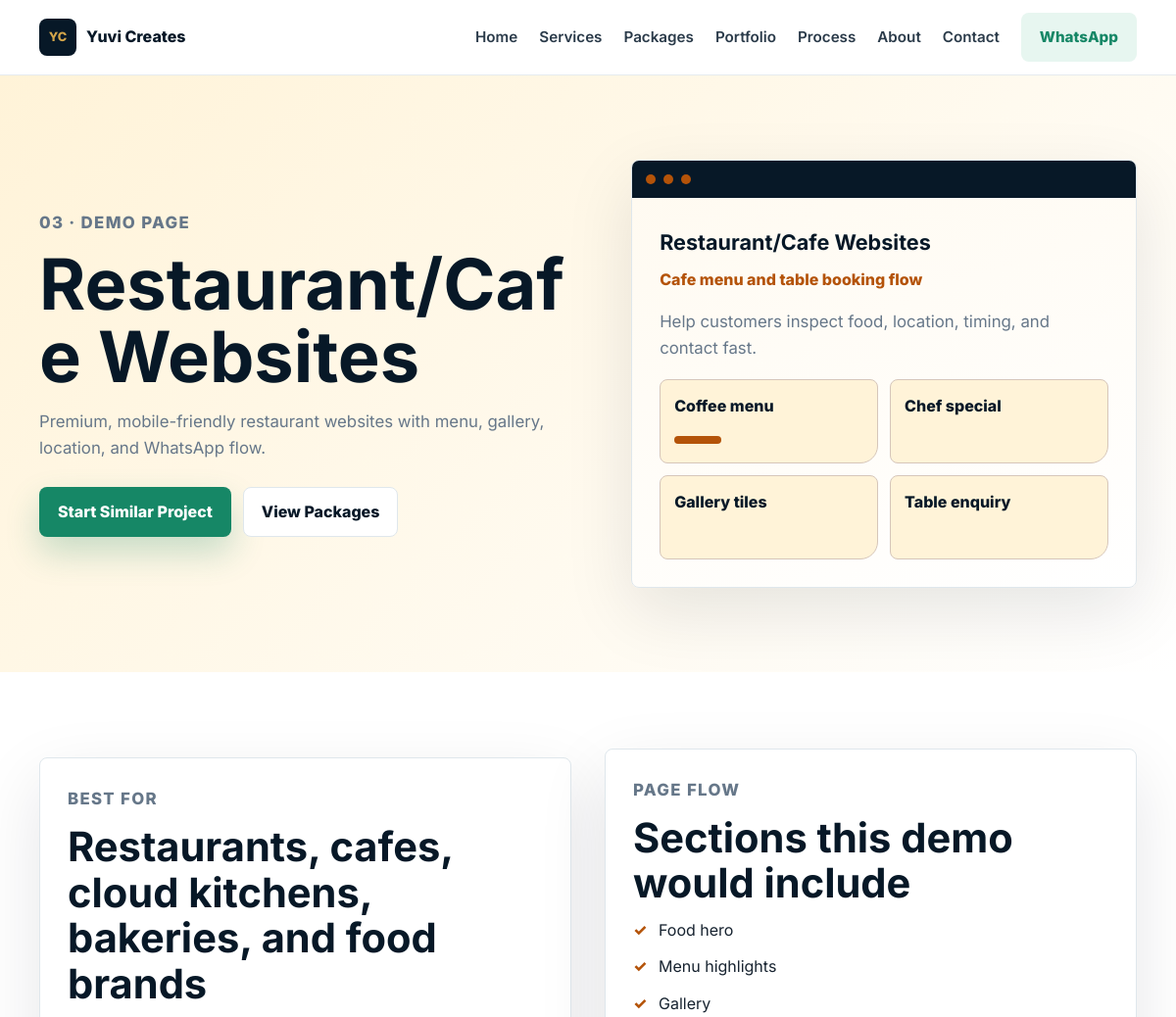
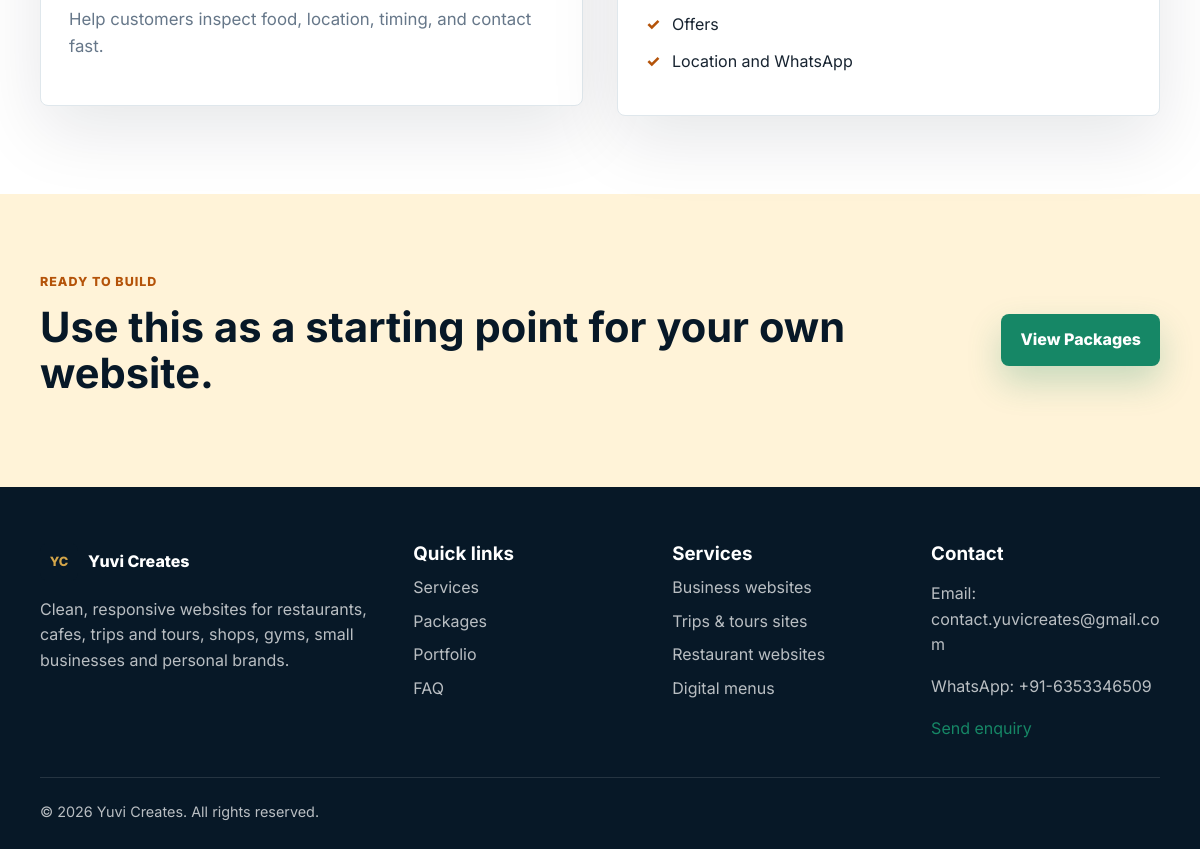
/demo/1/restaurantcafe-websites/, run on the app's committed database (2 pictures, top to bottom).
### core/models.py (models this page shows, shortened)
class Service(models.Model):
    title = models.CharField(max_length=120)
    description = models.TextField()
    icon = models.CharField(max_length=40, blank=True)
    order = models.PositiveIntegerField(default=0)
    class Meta:
        ordering = ["order", "title"]

### core/views.py (the view)
# urls.py: path("demo/<int:service_id>/<slug:slug>/", views.service_demo, name="service_demo"),
def service_demo(request, service_id, slug):
    ensure_default_content()
    service = get_object_or_404(Service, pk=service_id)
    demo_slug = slugify(service.title)
    details = DEMO_DETAILS.get(
        demo_slug,
        {
            "audience": "businesses that need a clean, professional website",
            "sections": ["Clear hero", "Useful sections", "Trust proof", "Contact flow", "Mobile-friendly layout"],
            "cta": "Make the website easier to understand, trust, and act on.",
            "vibe": "Business-ready website preview",
            "visual_items": ["Hero", "Sections", "Proof", "Contact CTA"],
            "package_focus": "business",
        },
    )
    package_focus = details.get("package_focus", "business")
    return render(
        request,
        "demos/service_demo.html",
        {
            "service": service,
            "demo_slug": demo_slug,
            "details": details,
            "package_url": f"{reverse('packages')}?focus={package_focus}",
            "demo_css": f"css/demos/{demo_slug}.css",
            "demo_js": f"js/demos/{demo_slug}.js",
        },
    )

### core/views.py (called while the page is built, shortened)
def ensure_default_content():
    for index, (title, description, icon) in enumerate(SERVICES, start=1):
        Service.objects.get_or_create(
            title=title,
            defaults={"description": description, "icon": icon, "order": index},
        )
    for index, (title, description, stack) in enumerate(PORTFOLIO, start=1):
        PortfolioProject.objects.get_or_create(
            title=title,
            defaults={"description": description, "tech_stack": stack, "order": index},
        )
    PortfolioProject.objects.filter(title="Cricket Project: PitchQI").update(
        title="Cricket Intelligence Dashboard Demo"
    )

### templates/demos/service_demo.html (shortened to what this page needs)
{% extends "base.html" %}
{% load static %}
{% block extra_head %}
<link rel="stylesheet" href="{% static demo_css %}">
{% endblock %}
{% block content %}
<section class="demo-hero demo-{{ demo_slug }}">
    <div class="container demo-hero-grid">
        <div>
            <p class="demo-kicker">{{ service.icon }} · Demo page</p>
            <h1>{{ service.title }}</h1>
            <p>{{ service.description }}</p>
            <div class="demo-actions">
                <a class="btn btn-primary" href="{% url 'contact' %}">Start Similar Project</a>
                <a class="btn btn-secondary" href="{{ package_url }}">View Packages</a>
            </div>
        </div>
        <div class="demo-preview" aria-label="{{ service.title }} preview">
            <div class="demo-window-bar"><span></span><span></span><span></span></div>
            <div class="demo-window-body">
                <strong>{{ service.title }}</strong>
                <em>{{ details.vibe }}</em>
                <p>{{ details.cta }}</p>
                <div class="demo-vibe-grid">
                    {% for item in details.visual_items %}
                        <span>{{ item }}</span>
                    {% endfor %}
                </div>
            </div>
        </div>
    </div>
</section>
<section class="demo-section">
    <div class="container demo-grid">
        <article class="demo-panel">
            <p class="demo-kicker">Best for</p>
            <h2>{{ details.audience|capfirst }}</h2>
            <p>{{ details.cta }}</p>
        </article>
        <article class="demo-panel">
            <p class="demo-kicker">Page flow</p>
            <h2>Sections this demo would include</h2>
            <ul class="demo-list">
                {% for section in details.sections %}
                    <li>{{ section }}</li>
                {% endfor %}
            </ul>
        </article>
    </div>
</section>
<section class="demo-section demo-band">
    <div class="container demo-cta">
        <div>
            <p class="demo-kicker">Ready to build</p>
            <h2>Use this as a starting point for your own website.</h2>
        </div>
        <a class="btn btn-primary" href="{{ package_url }}">View Packages</a>
    </div>
</section>
{% endblock %}

### static/css/style.css (style rules this page uses)
:root { --navy: #071827; --navy-2: #10263a; --ink: #172330; --muted: #667789; --line: #dfe7ec; --paper: #ffffff; --soft: #f5f8f7; --gold: #d4a64a; --gold-soft: #fff3d8; --green: #168766; --green-soft: #e7f6f0; --shadow: 0 24px 70px rgba(7, 24, 39, 0.12); }
* { box-sizing: border-box; }
html { scroll-behavior: smooth; }
body { margin: 0; font-family: "Inter", system-ui, -apple-system, BlinkMacSystemFont, "Segoe UI", sans-serif; color: var(--ink); background: var(--paper); line-height: 1.6; }
a { color: inherit; text-decoration: none; }
.container { width: min(1120px, calc(100% - 32px)); margin: 0 auto; }
.btn { display: inline-flex; align-items: center; justify-content: center; min-height: 44px; padding: 12px 18px; border-radius: 8px; border: 1px solid transparent; font-weight: 800; cursor: pointer; transition: transform 0.2s ease, box-shadow 0.2s ease, background 0.2s ease; }
.btn-primary { background: var(--green); color: #fff; box-shadow: 0 16px 34px rgba(22, 135, 102, 0.24); }
.btn-secondary { background: var(--paper); color: var(--navy); border-color: var(--line); }
h1, h2, h3, h4, p { overflow-wrap: anywhere; }
h2 { margin: 0 0 12px; color: var(--navy); font-size: clamp(1.8rem, 4vw, 2.6rem); line-height: 1.12; letter-spacing: 0; }

### static/css/demos/restaurantcafe-websites.css (style rules this page uses)
:root { --demo-accent: #b45309; --demo-soft: #fff3d8; }
.demo-preview { background: linear-gradient(160deg, #fffaf0 0%, #ffffff 100%); }
.demo-vibe-grid span { border-radius: 8px 8px 18px 8px; }
.demo-vibe-grid span:nth-child(1)::after { content: ""; display: block; width: 48px; height: 8px; margin-top: 18px; border-radius: 999px; background: var(--demo-accent); }

### static/css/demos/business-websites.css (style rules this page uses)
:root { --demo-accent: #168766; --demo-soft: #e7f6f0; --demo-ink: #071827; }
.demo-hero { padding: 86px 0; background: linear-gradient(135deg, var(--demo-soft), #ffffff); }
.demo-hero-grid, .demo-grid, .demo-cta { display: grid; gap: 34px; align-items: center; }
.demo-hero-grid { grid-template-columns: minmax(0, 1.05fr) minmax(320px, 0.95fr); }
.demo-grid { grid-template-columns: repeat(2, minmax(0, 1fr)); }
.demo-kicker { margin: 0 0 12px; color: var(--demo-accent); font-weight: 800; text-transform: uppercase; letter-spacing: 0.08em; font-size: 0.78rem; }
.demo-hero h1 { margin: 0; color: var(--demo-ink); font-size: clamp(2.4rem, 6vw, 4.6rem); line-height: 1.02; }
.demo-hero p, .demo-panel p { color: #667789; font-size: 1.05rem; }
.demo-actions { display: flex; flex-wrap: wrap; gap: 12px; margin-top: 26px; }
.demo-preview, .demo-panel { border: 1px solid #dfe7ec; border-radius: 8px; background: #fff; box-shadow: 0 24px 70px rgba(7, 24, 39, 0.1); }
.demo-preview { overflow: hidden; }
.demo-window-bar { display: flex; gap: 8px; padding: 14px; background: #071827; }
.demo-window-bar span { width: 10px; height: 10px; border-radius: 50%; background: var(--demo-accent); }
.demo-window-body { padding: 28px; }
.demo-window-body strong { color: var(--demo-ink); font-size: 1.35rem; }
.demo-window-body em { display: block; margin: 8px 0 16px; color: var(--demo-accent); font-style: normal; font-weight: 800; }
.demo-vibe-grid { display: grid; grid-template-columns: repeat(2, minmax(0, 1fr)); gap: 12px; margin-top: 18px; }
.demo-vibe-grid span { min-height: 86px; padding: 14px; border: 1px solid color-mix(in srgb, var(--demo-accent) 22%, #dfe7ec); border-radius: 8px; background: var(--demo-soft); color: var(--demo-ink); font-weight: 800; }
.demo-section { padding: 78px 0; }
.demo-panel { padding: 28px; }
.demo-panel h2, .demo-cta h2 { margin-top: 0; color: var(--demo-ink); }
.demo-list { padding: 0; margin: 0; list-style: none; }
.demo-list li { margin: 12px 0; padding-left: 26px; position: relative; }
.demo-list li::before { content: "✓"; position: absolute; left: 0; color: var(--demo-accent); font-weight: 800; }
.demo-band { background: var(--demo-soft); }
.demo-cta { grid-template-columns: 1fr auto; }

### data on the page
Service: icon "03", title "Restaurant/Cafe Websites", description "Premium, mobile-friendly restaurant websites with menu, gallery, location, and WhatsApp flow."

### other printed values
{{ details.vibe }} "Cafe menu and table booking flow"
{{ details.cta }} "Help customers inspect food, location, timing, and contact fast."
{{ item }} "Coffee menu" "Chef special" "Gallery tiles" "Table enquiry"
{{ details.audience|capfirst }} "Restaurants, cafes, cloud kitchens, bakeries, and food brands"
{{ section }} "Food hero" "Menu highlights" "Gallery" "Offers" "Location and WhatsApp"
